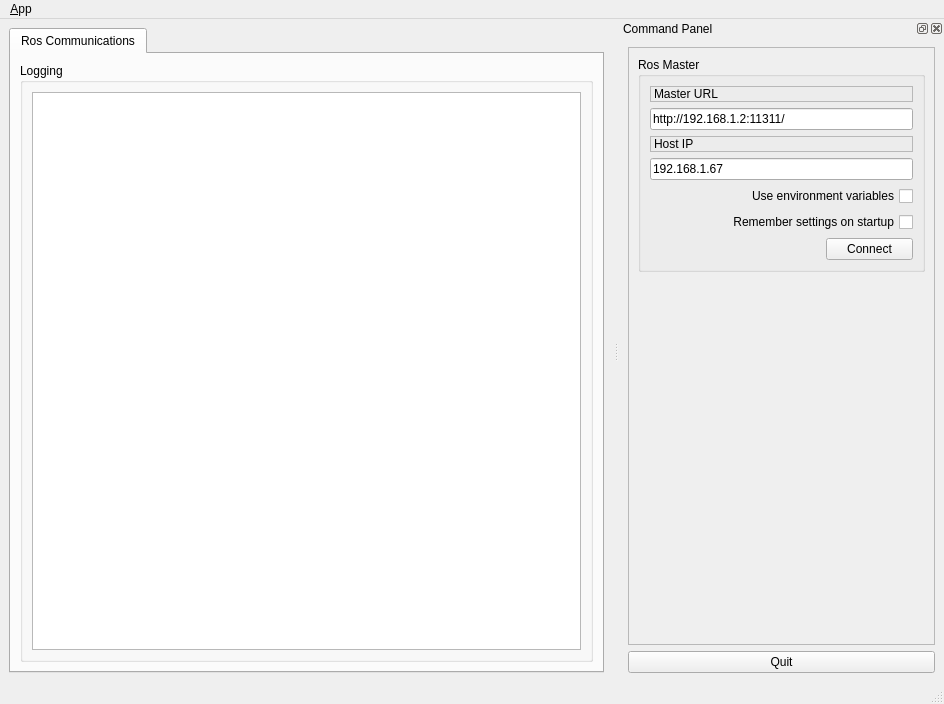
<?xml version="1.0" encoding="UTF-8"?>
<ui version="4.0">
 <class>MainWindowDesign</class>
 <widget class="QMainWindow" name="MainWindowDesign">
  <property name="geometry">
   <rect>
    <x>0</x>
    <y>0</y>
    <width>944</width>
    <height>704</height>
   </rect>
  </property>
  <property name="windowTitle">
   <string>QTutorials</string>
  </property>
  <property name="locale">
   <locale language="English" country="Australia"/>
  </property>
  <widget class="QWidget" name="centralwidget">
   <layout class="QHBoxLayout">
    <item>
     <widget class="QTabWidget" name="tab_manager">
      <property name="minimumSize">
       <size>
        <width>100</width>
        <height>0</height>
       </size>
      </property>
      <property name="locale">
       <locale language="English" country="Australia"/>
      </property>
      <property name="currentIndex">
       <number>0</number>
      </property>
      <widget class="QWidget" name="tab_status">
       <attribute name="title">
        <string>Ros Communications</string>
       </attribute>
       <layout class="QVBoxLayout" name="verticalLayout_2">
        <item>
         <widget class="QGroupBox" name="groupBox_12">
          <property name="sizePolicy">
           <sizepolicy hsizetype="MinimumExpanding" vsizetype="Preferred">
            <horstretch>0</horstretch>
            <verstretch>0</verstretch>
           </sizepolicy>
          </property>
          <property name="title">
           <string>Logging</string>
          </property>
          <layout class="QGridLayout" name="gridLayout_3">
           <item row="0" column="0">
            <widget class="QListView" name="view_logging"/>
           </item>
          </layout>
         </widget>
        </item>
       </layout>
      </widget>
     </widget>
    </item>
   </layout>
  </widget>
  <widget class="QMenuBar" name="menubar">
   <property name="geometry">
    <rect>
     <x>0</x>
     <y>0</y>
     <width>944</width>
     <height>21</height>
    </rect>
   </property>
   <widget class="QMenu" name="menu_File">
    <property name="title">
     <string>&amp;App</string>
    </property>
    <addaction name="action_Preferences"/>
    <addaction name="separator"/>
    <addaction name="actionAbout"/>
    <addaction name="actionAbout_Qt"/>
    <addaction name="separator"/>
    <addaction name="action_Quit"/>
   </widget>
   <addaction name="menu_File"/>
  </widget>
  <widget class="QStatusBar" name="statusbar"/>
  <widget class="QDockWidget" name="dock_status">
   <property name="sizePolicy">
    <sizepolicy hsizetype="Minimum" vsizetype="Preferred">
     <horstretch>0</horstretch>
     <verstretch>0</verstretch>
    </sizepolicy>
   </property>
   <property name="minimumSize">
    <size>
     <width>325</width>
     <height>368</height>
    </size>
   </property>
   <property name="allowedAreas">
    <set>Qt::RightDockWidgetArea</set>
   </property>
   <property name="windowTitle">
    <string>Command Panel</string>
   </property>
   <attribute name="dockWidgetArea">
    <number>2</number>
   </attribute>
   <widget class="QWidget" name="dockWidgetContents_2">
    <layout class="QVBoxLayout" name="verticalLayout">
     <item>
      <widget class="QFrame" name="frame">
       <property name="sizePolicy">
        <sizepolicy hsizetype="Minimum" vsizetype="Preferred">
         <horstretch>0</horstretch>
         <verstretch>0</verstretch>
        </sizepolicy>
       </property>
       <property name="frameShape">
        <enum>QFrame::StyledPanel</enum>
       </property>
       <property name="frameShadow">
        <enum>QFrame::Raised</enum>
       </property>
       <layout class="QVBoxLayout" name="verticalLayout_3">
        <item>
         <widget class="QGroupBox" name="groupBox">
          <property name="title">
           <string>Ros Master</string>
          </property>
          <layout class="QGridLayout" name="gridLayout">
           <item row="0" column="0" colspan="2">
            <widget class="QLabel" name="label">
             <property name="frameShape">
              <enum>QFrame::StyledPanel</enum>
             </property>
             <property name="frameShadow">
              <enum>QFrame::Raised</enum>
             </property>
             <property name="text">
              <string>Master URL</string>
             </property>
            </widget>
           </item>
           <item row="1" column="0" colspan="2">
            <widget class="QLineEdit" name="line_edit_master">
             <property name="text">
              <string>http://192.168.1.2:11311/</string>
             </property>
            </widget>
           </item>
           <item row="2" column="0" colspan="2">
            <widget class="QLabel" name="label_2">
             <property name="frameShape">
              <enum>QFrame::StyledPanel</enum>
             </property>
             <property name="frameShadow">
              <enum>QFrame::Raised</enum>
             </property>
             <property name="text">
              <string>Host IP</string>
             </property>
            </widget>
           </item>
           <item row="3" column="0" colspan="2">
            <widget class="QLineEdit" name="line_edit_host">
             <property name="text">
              <string>192.168.1.67</string>
             </property>
            </widget>
           </item>
           <item row="4" column="0" colspan="2">
            <widget class="QCheckBox" name="checkbox_use_environment">
             <property name="layoutDirection">
              <enum>Qt::RightToLeft</enum>
             </property>
             <property name="text">
              <string>Use environment variables</string>
             </property>
            </widget>
           </item>
           <item row="5" column="0" colspan="2">
            <widget class="QCheckBox" name="checkbox_remember_settings">
             <property name="layoutDirection">
              <enum>Qt::RightToLeft</enum>
             </property>
             <property name="text">
              <string>Remember settings on startup</string>
             </property>
            </widget>
           </item>
           <item row="6" column="0">
            <spacer name="horizontalSpacer">
             <property name="orientation">
              <enum>Qt::Horizontal</enum>
             </property>
             <property name="sizeHint" stdset="0">
              <size>
               <width>170</width>
               <height>21</height>
              </size>
             </property>
            </spacer>
           </item>
           <item row="6" column="1">
            <widget class="QPushButton" name="button_connect">
             <property name="enabled">
              <bool>true</bool>
             </property>
             <property name="sizePolicy">
              <sizepolicy hsizetype="MinimumExpanding" vsizetype="Fixed">
               <horstretch>0</horstretch>
               <verstretch>0</verstretch>
              </sizepolicy>
             </property>
             <property name="toolTip">
              <string>Set the target to the current joint trajectory state.</string>
             </property>
             <property name="statusTip">
              <string>Clear all waypoints and set the target to the current joint trajectory state.</string>
             </property>
             <property name="text">
              <string>Connect</string>
             </property>
            </widget>
           </item>
          </layout>
         </widget>
        </item>
        <item>
         <spacer name="verticalSpacer_3">
          <property name="orientation">
           <enum>Qt::Vertical</enum>
          </property>
          <property name="sizeHint" stdset="0">
           <size>
            <width>20</width>
            <height>233</height>
           </size>
          </property>
         </spacer>
        </item>
       </layout>
      </widget>
     </item>
     <item>
      <widget class="QPushButton" name="quit_button">
       <property name="sizePolicy">
        <sizepolicy hsizetype="MinimumExpanding" vsizetype="Fixed">
         <horstretch>0</horstretch>
         <verstretch>0</verstretch>
        </sizepolicy>
       </property>
       <property name="text">
        <string>Quit</string>
       </property>
      </widget>
     </item>
    </layout>
   </widget>
  </widget>
  <action name="action_Quit">
   <property name="text">
    <string>&amp;Quit</string>
   </property>
   <property name="shortcut">
    <string>Ctrl+Q</string>
   </property>
   <property name="shortcutContext">
    <enum>Qt::ApplicationShortcut</enum>
   </property>
  </action>
  <action name="action_Preferences">
   <property name="text">
    <string>&amp;Preferences</string>
   </property>
  </action>
  <action name="actionAbout">
   <property name="text">
    <string>&amp;About</string>
   </property>
  </action>
  <action name="actionAbout_Qt">
   <property name="text">
    <string>About &amp;Qt</string>
   </property>
  </action>
 </widget>
 <resources>
  <include location="../resources/images.qrc"/>
 </resources>
 <connections>
  <connection>
   <sender>action_Quit</sender>
   <signal>triggered()</signal>
   <receiver>MainWindowDesign</receiver>
   <slot>close()</slot>
   <hints>
    <hint type="sourcelabel">
     <x>-1</x>
     <y>-1</y>
    </hint>
    <hint type="destinationlabel">
     <x>399</x>
     <y>299</y>
    </hint>
   </hints>
  </connection>
  <connection>
   <sender>quit_button</sender>
   <signal>clicked()</signal>
   <receiver>MainWindowDesign</receiver>
   <slot>close()</slot>
   <hints>
    <hint type="sourcelabel">
     <x>859</x>
     <y>552</y>
    </hint>
    <hint type="destinationlabel">
     <x>469</x>
     <y>299</y>
    </hint>
   </hints>
  </connection>
 </connections>
</ui>
